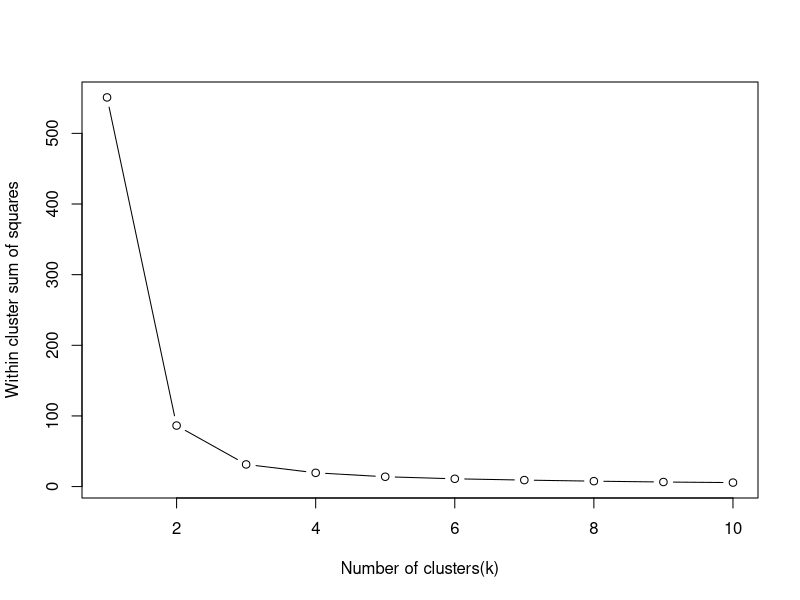
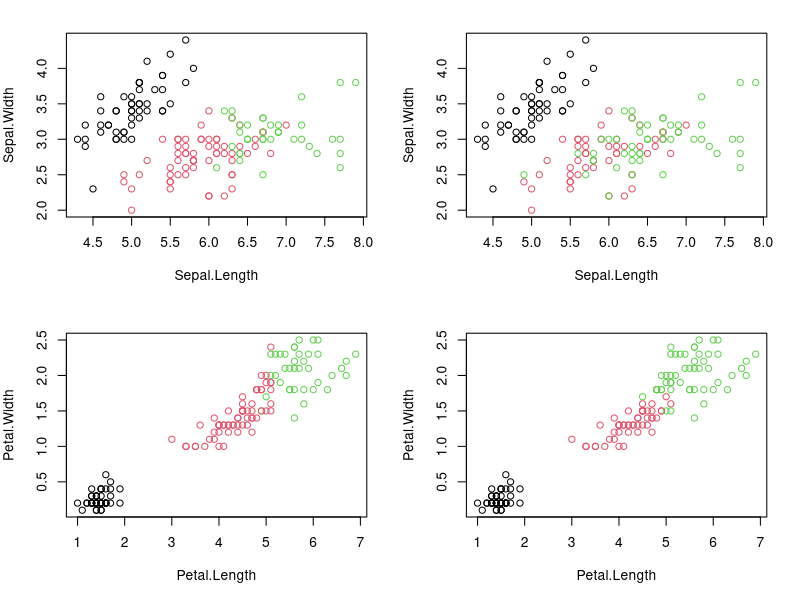

Source code (R) for these figures, in order:
# Daniel Gomes, John Gomes, Blake Simmons
# CIS 490: Sectional Project 3
# Kmeans algorithm

# Load iris dataset
require("datasets")
data("iris") # load Iris Dataset
summary(iris)

set.seed(490)

# Plot elbow method to find best k
k.max <- 10
wss<- sapply(1:k.max,function(k){kmeans(iris[,3:4],k,nstart = 20,iter.max = 20)$tot.withinss})
wss
plot(1:k.max,wss, type= "b", xlab = "Number of clusters(k)", ylab = "Within cluster sum of squares")

# remove class label and store to new variables
iris.new<- iris[,c(1,2,3,4)]
iris.class<- iris[,"Species"]

# do k means algorithm
iris.kmeans <- kmeans(iris.new,3) #apply k-means algorithm with no. of centroids(k)=3

par(mfrow=c(2,2), mar=c(5,4,2,2))
plot(iris.new[c(1,2)], col=iris.kmeans$cluster)# Plot to see how Sepal.Length and Sepal.Width data points have been distributed in clusters
plot(iris.new[c(1,2)], col=iris.class)# Plot to see how Sepal.Length and Sepal.Width data points have been distributed originally as per "class" attribute in dataset
plot(iris.new[c(3,4)], col=iris.kmeans$cluster)# Plot to see how Petal.Length and Petal.Width data points have been distributed in clusters
plot(iris.new[c(3,4)], col=iris.class)

table(iris.kmeans$cluster,iris.class)
# 50 + 48 + 36 = 134
# 2 + 14 = 16
# accuracy = 134 / (134 + 16) = 0.8874 or 88.74% accurate
